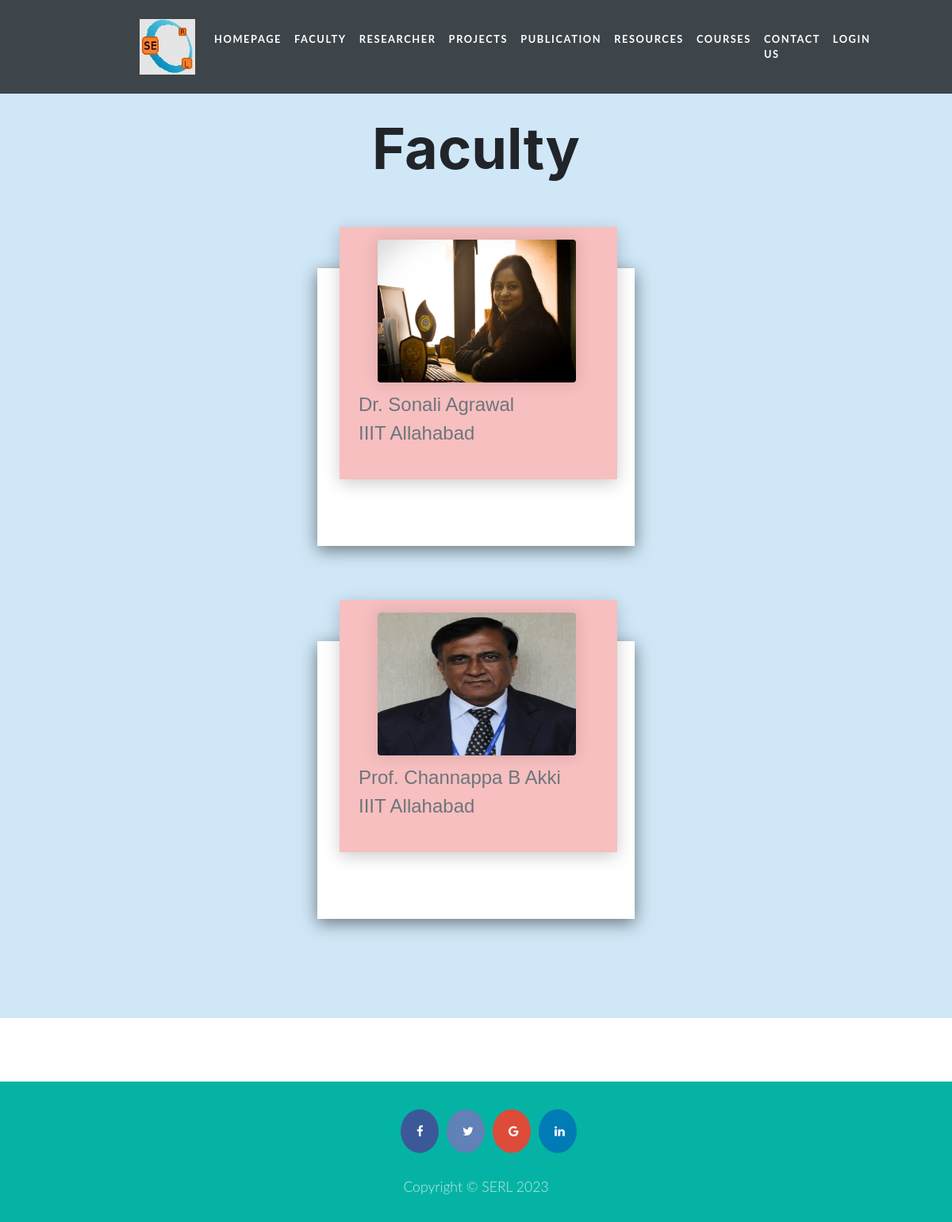
Page /frontFaculty.php on the committed database.
### tables this page shows
CREATE TABLE `faculty` (
  `facultyID` varchar(20) NOT NULL,
  `img_source` varchar(400) NOT NULL,
  `name` varchar(50) NOT NULL,
  `email` varchar(50) NOT NULL,
  `mobile` varchar(10) NOT NULL,
  `address` varchar(200) NOT NULL,
  `website` varchar(200) NOT NULL,
  `password` varchar(20) NOT NULL
);

### frontFaculty.php (the view, shortened to what this page needs)
<?php
    $conn=mysqli_connect('localhost','root','','serl') or die("Connection failed" .mysqli_connect_error());
    $query="SELECT * FROM faculty";
    $result=mysqli_query($conn,$query);
?>
<!DOCTYPE html>
<html lang="en">
<head>
    <link href="https://cdn.jsdelivr.net/npm/bootstrap-icons@1.4.1/font/bootstrap-icons.css" rel="stylesheet" />
    <link rel="stylesheet" href="https://cdnjs.cloudflare.com/ajax/libs/font-awesome/4.7.0/css/font-awesome.min.css">
    <link href="styles1.css" rel="stylesheet" />
</head>
<body>
<nav class="navbar navbar-expand-lg navbar-dark navbar-custom fixed-top">
            <div class="container px-5">
                <a class="navbar-brand" href="#page-top"><img src="serl.jpg" alt="logo" height="70rem" width="70rem"></a>
                <div class="collapse navbar-collapse" id="navbarResponsive">
                    <ul class="navbar-nav ms-auto">
                        <li class="nav-item"><a class="nav-link" href="index.php">HOMEPAGE</a></li>
                        <li class="nav-item"><a class="nav-link" href="frontFaculty.php">FACULTY</a></li>
                        <li class="nav-item"><a class="nav-link" href="frontResearcher.php">RESEARCHER</a></li>
                        <li class="nav-item"><a class="nav-link" href="frontProject.php">PROJECTS</a></li>
                        <li class="nav-item"><a class="nav-link" href="frontPublication.php">PUBLICATION</a></li>
                        <li class="nav-item"><a class="nav-link" href="resources.php">RESOURCES</a></li>
                        <li class="nav-item"><a class="nav-link" href="Courses.php">COURSES</a></li>
                        <li class="nav-item"><a class="nav-link" href="contact.php">CONTACT US</a></li>
                        <li class="nav-item"><a class="nav-link" href="login.html">LOGIN</a></li>
                    </ul>
                </div>
            </div>
        </nav>
    <section class="bg-light py-3 border-bottom" style="background: rgb(207,231,247);
    background: radial-gradient(circle, rgba(207,231,247,1) 0%, rgba(207,231,247,1) 100%);">
    <div class="container px-5 my-5">
        <div class="text-center mb-5" style="padding-top:2rem; margin-top:6rem;">
            <h2 class="display-2 fw-bolder">Faculty</h2>
        </div>
        <div class="row gx-5 justify-content-center">
        <?php
                while($row=mysqli_fetch_assoc($result))
                {
            ?>
            <div class="col-lg-6 col-xl-6">
                    <div class="card-body p-5">
                        <div class="mb-3" style="background:#f7bfbf;">
                            <div class="photo"><?php echo "<img src='".$row['img_source']."' width= '50%'>" ;?></div>
                            <p class="text-muted"><?php echo $row['name'];?><br><?php echo "IIIT Allahabad";?></p>
                        </div>
                    </div>
            </div>
            <?php
                }
            ?>
        </div>
    </div>
</section>
        <footer class="footer" style="margin-top:5rem;" >
            <div class="waves">
                <div class="wave" id="wave1"></div>
                <div class="wave" id="wave3"></div>
            </div>
            <ul class="menu">
                <li class="menu__item"><a class="fa fa-facebook" href="https://www.facebook.com/iiitall/" target="_blank"></a></li>
                <li class="menu__item"><a class="fa fa-twitter" href="https://twitter.com/iiita_official?lang=en" target="_blank"></a></li>
                <li class="menu__item"><a class="fa fa-google" href="https://www.iiita.ac.in/" target="_blank"></a></li>
                <li class="menu__item"><a class="fa fa-linkedin" href="https://www.linkedin.com/school/indian-institute-of-information-technology-allahabad-india/?originalSubdomain=in" target="_blank"></a></li>
            </ul>
            <p style="opacity: 0.75;font-size:1.1rem;">Copyright &copy; SERL 2023</p>
        </footer>
</body>
</html>

### frontFaculty.php (style rules this page uses)
.col-lg-6 .card-body .mb-3 .photo img { box-shadow: 0 0 20px 2px rgba(0,0,0,.1); transition:0.7s; }
.col-lg-6 { position:relative; width:800px; display:flex; justify-content: center; align-items: center; flex-wrap: wrap; padding:30px; }
.col-lg-6 .card-body { position:relative; max-width:400px; height:350px; background: #fff; margin: 30px 10px; padding:20px 15px; display: flex; flex-direction: column; box-shadow: 0 5px 20px rgba(0,0,0,0.5); transition: 0.2s ease-in-out; }
.col-lg-6 .card-body .mb-3 { position:relative; width:350px; height:350px; top:-100px; right:20px; z-index:1; box-shadow: 0 5px 20px rgba(0,0,0,0.2); justify-content:center; align-items:center; }
.col-lg-6 .card-body .mb-3 .text-muted { padding:1em; font-size:1.5em; font-family:helvetica; justify-content:center; color:black; align-items:center; }
.col-lg-6 .card-body .mb-3 .photo { justify-content:center; align-items:center; height:150px; margin:1em; }
.col-lg-6 .card-body .mb-3 .photo img { max-width:100%; border-radius:4px; align-items:center; margin-left:2rem; width:250px; height:180px; top:50%; left:50%; }

### rows in the picture
faculty: img_source (picture), name "Dr. Sonali Agrawal"
faculty: img_source (picture), name "Prof. Channappa B Akki"
